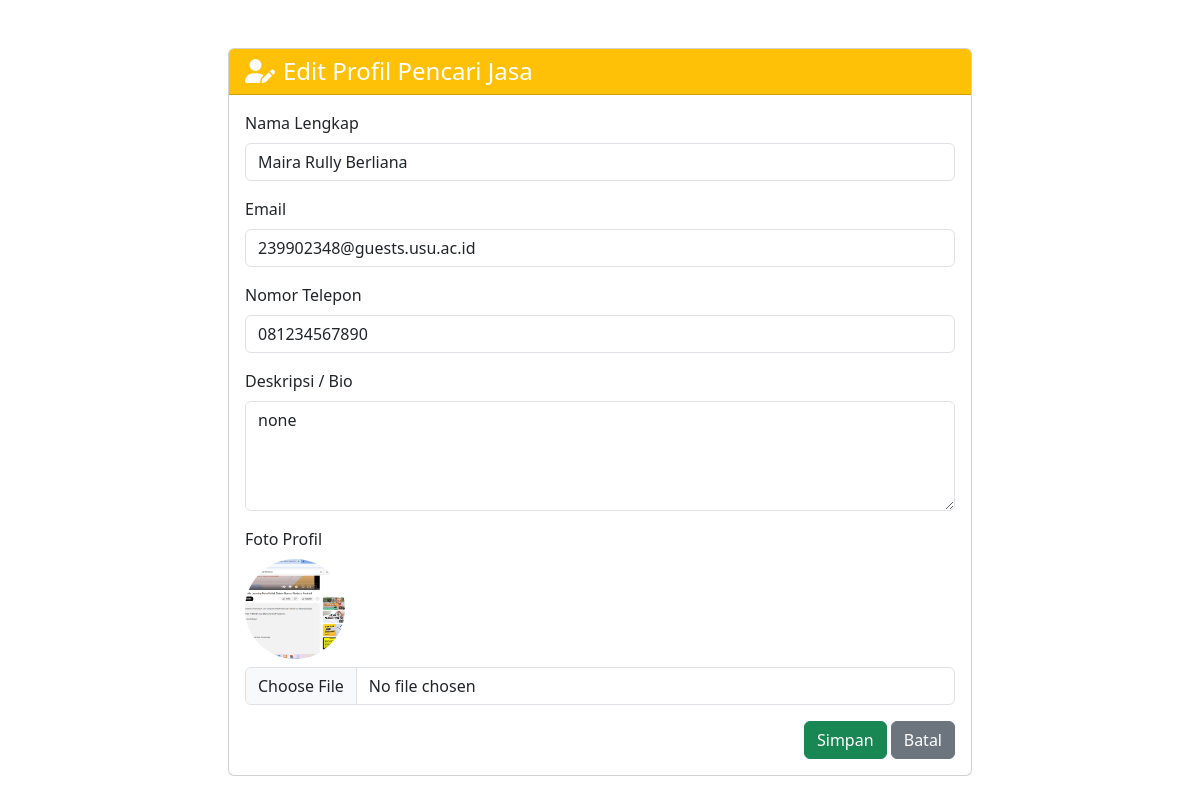
Page /edit_profile_poster.php (signed in) on the committed database.
### tables this page shows
CREATE TABLE `users` (
  `user_id` bigint(20) UNSIGNED NOT NULL,
  `username` varchar(50) NOT NULL,
  `email` varchar(100) NOT NULL,
  `password_hash` varchar(255) NOT NULL,
  `full_name` varchar(100) NOT NULL,
  `alamat` text NOT NULL,
  `phone_number` varchar(20) DEFAULT NULL,
  `profile_picture` varchar(255) DEFAULT NULL,
  `bio` text DEFAULT NULL,
  `is_seller` tinyint(1) DEFAULT 0,
  `rating` decimal(3,2) DEFAULT 0.00,
  `balance` decimal(12,2) DEFAULT 0.00,
  `created_at` timestamp NOT NULL DEFAULT current_timestamp(),
  `updated_at` timestamp NOT NULL DEFAULT current_timestamp()
);

### edit_profile_poster.php (the view, shortened to what this page needs)
<?php
include('connection_db.php');
$user_id = $_SESSION['user_id'];
$sql = "SELECT * FROM users WHERE user_id = ?";
$stmt = $conn->prepare($sql);
$stmt->bind_param("i", $user_id);
$stmt->execute();
$result = $stmt->get_result();
$user = $result->fetch_assoc();
?>
<!DOCTYPE html>
<html lang="id">
<head>
  <link href="https://cdn.jsdelivr.net/npm/bootstrap@5.3.2/dist/css/bootstrap.min.css" rel="stylesheet">
</head>
<body>
  <div class="container py-5">
    <div class="col-md-8 offset-md-2">
      <div class="card">
        <div class="card-header bg-warning text-white">
          <h4 class="mb-0"><i class="fas fa-user-edit me-2"></i>Edit Profil Pencari Jasa</h4>
        </div>
        <div class="card-body">
          <form method="post" enctype="multipart/form-data">
            <div class="mb-3">
              <label for="full_name" class="form-label">Nama Lengkap</label>
              <input type="text" name="full_name" id="full_name" class="form-control" required value="<?= htmlspecialchars($user['full_name']) ?>">
            </div>
            <div class="mb-3">
              <label for="email" class="form-label">Email</label>
              <input type="email" name="email" id="email" class="form-control" required value="<?= htmlspecialchars($user['email']) ?>">
            </div>
            <div class="mb-3">
              <label for="phone_number" class="form-label">Nomor Telepon</label>
              <input type="text" name="phone_number" id="phone_number" class="form-control" value="<?= htmlspecialchars($user['phone_number']) ?>">
            </div>
            <div class="mb-3">
              <label for="bio" class="form-label">Deskripsi / Bio</label>
              <textarea name="bio" id="bio" rows="4" class="form-control"><?= htmlspecialchars($user['bio']) ?></textarea>
            </div>
            <div class="mb-3">
              <label for="profile_picture" class="form-label">Foto Profil</label><br>
              <img src="<?= htmlspecialchars($user['profile_picture'] ?: 'assets/img/default-avatar.png') ?>"
                   alt="Foto Sekarang" style="width:100px; height:100px; object-fit:cover;" class="rounded-circle mb-2">
              <input type="file" name="profile_picture" id="profile_picture" class="form-control">
            </div>
            <div class="text-end">
              <button type="submit" class="btn btn-success">Simpan</button>
              <a href="profil_poster.php" class="btn btn-secondary">Batal</a>
            </div>
          </form>
        </div>
      </div>
    </div>
  </div>
</body>
</html>

### rows in the picture
users: full_name "Maira Rully Berliana", email "239902348@guests.usu.ac.id", phone_number "081234567890", bio "none", profile_picture (picture)
